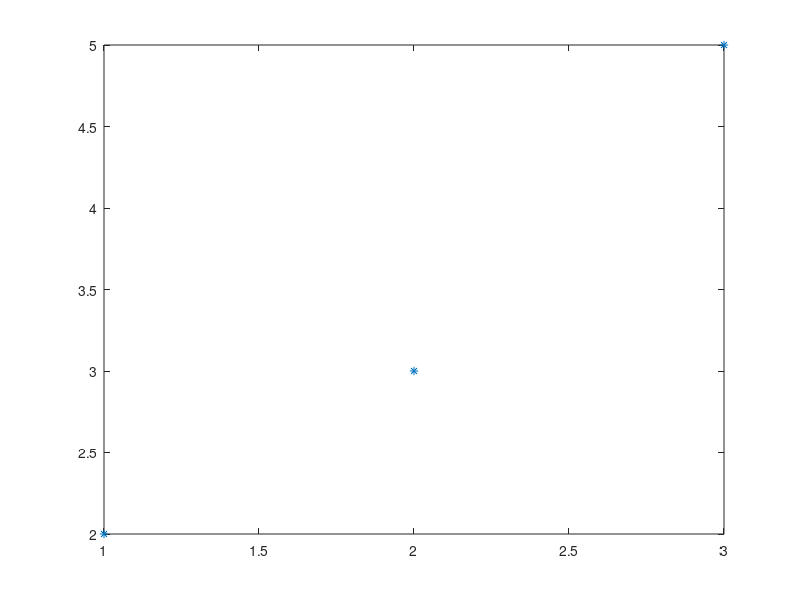

Recreate this plot in MATLAB.
%%%%
% Compute the sum of the first 100 prime numbers

% specify to wich number check : ok
%plot the prime numbers by their index :
% find quickly the prime numbers : ok
% make the plot fit to a polynome

max = input("Put the number to wich you want to check the prime numbers : \n");
primes = [2];
sum = 2;
for i=2:max
    isPrime = 1;
    for i2 = primes
        % disp(mod(i,i2)==0);
        if mod(i,i2)==0
            % disp('Ho');
            isPrime=0;
        end
    end
    % disp(isPrime);
    if isPrime == 1
        % disp('Hi');
        primes(end +1)=i
        sum = sum + i;
    end
end

disp(primes);
disp(sum);

absc = 1:length(primes);
plot(absc, primes,'*')
